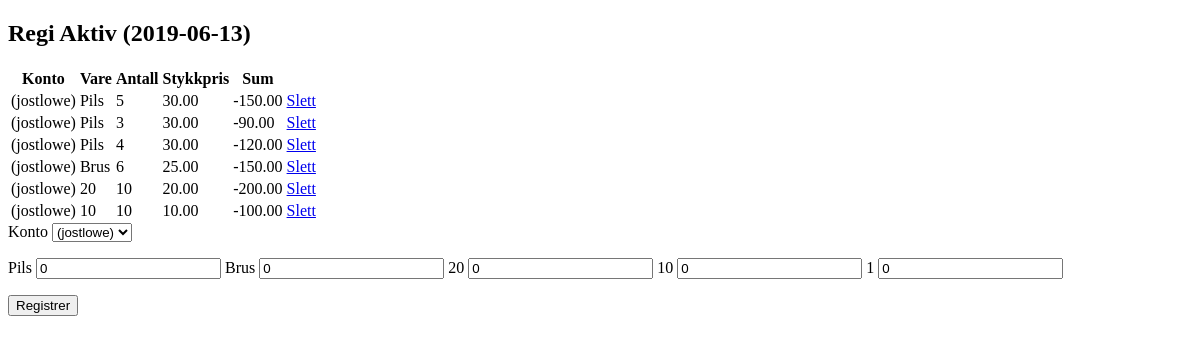
Before: /intern/festkassen/admin/krysselister/1 (signed in) with the older database file.
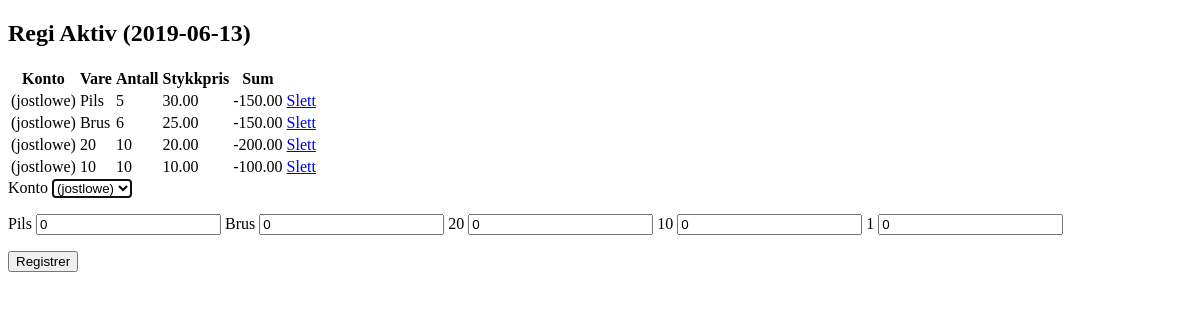
After: the same page with the newer database file.
### festkassen/models.py (models this page shows, shortened)
class Transaksjon(models.Model):
    tidsstempel = models.DateTimeField(default=timezone.now)
    festkassekonto = models.ForeignKey(Festkassekonto, on_delete=models.CASCADE)
    kommentar = models.CharField(max_length=200, blank=True, null=True)
    class Meta:
        abstract = True

class Kryss(Transaksjon):
    vare = models.ForeignKey(Vare, on_delete=models.CASCADE)
    antall = models.PositiveIntegerField()
    stykkpris = models.DecimalField(max_digits=9, decimal_places=2, default=0)
    krysseliste = models.ForeignKey(Krysseliste, on_delete=models.CASCADE)
    def sum(self):
        if self.vare.er_additiv:
            return self.antall*self.stykkpris
        else:
            return -self.antall*self.stykkpris
    class Meta:
        verbose_name_plural = "Kryss"

class Festkassekonto(models.Model):
    regiweb_bruker = models.OneToOneField(
        User,
        on_delete=models.CASCADE,
        help_text="Regiweb-brukeren som denne feskassekontoen skal asossieres med",
        blank=True,
        null=True
    )
    kontotype = models.ForeignKey(
        Festkassekontotype,
        on_delete=models.CASCADE,
    )
    aktiv = models.BooleanField(
        default=True,
        verbose_name="Aktiv konto",
        help_text="Markerer om festkassebrukeren er aktiv. Kryss av her heller enn å slette brukeren"
    )
    class Meta:
        verbose_name_plural = "Festkassekontoer"
    def __str__(self):
        if self.regiweb_bruker:
            bruker = self.regiweb_bruker.username
            fullt_navn = self.regiweb_bruker.get_full_name()
            return "%s (%s)" % (fullt_navn, bruker)
        else:
            return "Uassosiert festkassekonto"

class Vare(models.Model):
    navn = models.CharField(max_length=50)
    beskrivelse = models.CharField(max_length=200, null=True, blank=True)
    standardpris = models.DecimalField(decimal_places=2, max_digits=7, default=0)
    prioritet = models.IntegerField(default=10,
                                    help_text= """
                                    Bestemmer hvilken kolonne varen skal stå i på en liste
                                    En lavere verdi vil putte varen lengre til venstre
                                    på en liste
                                    """)
    er_additiv = models.BooleanField(
        default=False,
        verbose_name="Er additiv",
        help_text="""Hvis denne boksen er krysset av
            vil prisen av varen LEGGES TIL festkassekontoens saldo.
            Dersom den ikke er krysset av vil prisen TREKKES FRA
            festkassekontoens saldo"""
    )
    class Meta:
        verbose_name_plural = "Varer"
    def __str__(self):
        return self.navn

### festkassen/views/admin_interne_lister.py (the view, shortened to what this page needs)
# urls.py: path('admin/krysselister/<int:krysseliste_pk>', views.admin_rediger_krysseliste, name='admin_rediger_krysseliste'),
@login_required
@user_passes_test(er_festkasse)
def admin_rediger_krysseliste(request, krysseliste_pk):
    kryss = Kryss.objects.filter(krysseliste=krysseliste_pk)
    krysseliste = Krysseliste.objects.get(pk=krysseliste_pk)
    kontoer = krysseliste.type.festkassekontoer_paa_lista.all()
    varer = krysseliste.type.varer.all()
    varenavn = [vare.navn for vare in varer]
    context = {
        'kryss': kryss,
        'krysseliste': krysseliste,
        'varer': varer,
        'kontoer': kontoer
    }
    return render(request, 'festkassen/admin_rediger_krysseliste.html', context)

### festkassen/models.py (called while the page is built)
    def __str__(self):
        return self.navn

    def __str__(self):
        return "%s (%s)" % (self.type, str(self.listedato))

### festkassen/views/admin.py (called while the page is built)
def er_festkasse(user):
    return user.groups.filter(name='Festkasse').exists()

### templates/festkassen/admin_rediger_krysseliste.html (shortened to what this page needs)
<!DOCTYPE html>
<html lang="en">
<head>
</head>
<body>
    <h2>{{ krysseliste }}</h2>
    <table>
        <tr>
            <th> Konto</th>
            <th> Vare </th>
            <th> Antall </th>
            <th> Stykkpris </th>
            <th> Sum </th>
            <th></th>
        </tr>
        {% for enkeltkryss in kryss %}
            <tr>
                <td>{{ enkeltkryss.festkassekonto }}</td>
                <td>{{ enkeltkryss.vare }}</td>
                <td>{{ enkeltkryss.antall }}</td>
                <td>{{ enkeltkryss.stykkpris }}</td>
                <td>{{ enkeltkryss.sum }}</td>
                <td> <a href= {% url 'festkassen:admin_slett_kryss' krysseliste.pk enkeltkryss.pk %}> Slett </a></td>
            </tr>
        {% endfor %}
    </table>
    <form action="{% url 'festkassen:admin_rediger_krysseliste' krysseliste.pk%}" method="post">
        <label for="konto">Konto</label>
        <select id="konto" name="konto" autofocus>
            {% for konto in kontoer %}
                <option value={{ konto.pk }}>{{ konto }}</option>
            {% endfor %}
        </select>
        <p>
        {% for vare in varer %}
            <label for="{{ vare.navn }}">{{ vare.navn }}</label>
            <input type="number" name="{{ vare.navn }}" id="{{ vare.navn }}" value=0>
        {% endfor %}
        </p>
        <input type="submit" value="Registrer">
    </form>
</body>
</html>

Changed rows visible on the page:
removed Kryss: festkassekonto "(jostlowe)", vare "Pils", antall "3", stykkpris "30.00", sum "-90.00"
removed Kryss: festkassekonto "(jostlowe)", vare "Pils", antall "4", stykkpris "30.00", sum "-120.00"
